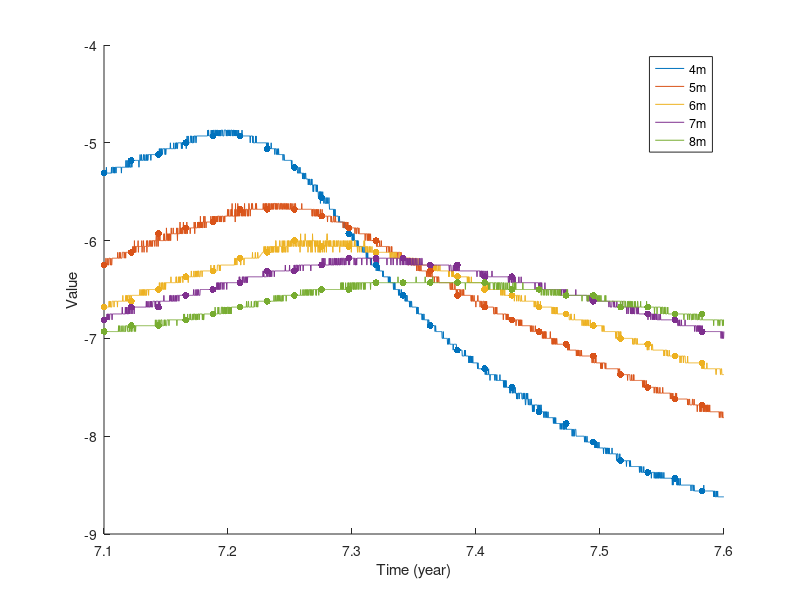

This chart was generated by the following MATLAB code:
clear all;
clc;
close all;

load('ExpData_2hours_Inteval_Interp.mat')
DataSelected = ExpData_2hours_Inteval_Interp(:,4:8);

% 提取 2.55 年到 2.85 年
idx = (t >= 7.1) & (t <= 7.6);
t_sub = t(idx);
Data_sub = DataSelected(idx,:);
% save DATASUB Data_sub t_sub
% 每10天采样一次
dt_sample = 8/365;   % 10 days in year unit
t_sample = t_sub(1):dt_sample:t_sub(end);

% 插值到每10天的时刻
Data_sample = zeros(length(t_sample), size(Data_sub,2));
for i = 1:size(Data_sub,2)
    Data_sample(:,i) = interp1(t_sub, Data_sub(:,i), t_sample, 'linear');
end

% 作图
figure
hold on

plot(t_sub, Data_sub(:,1), '-')
plot(t_sub, Data_sub(:,2), '-')
plot(t_sub, Data_sub(:,3), '-')
plot(t_sub, Data_sub(:,4), '-')
plot(t_sub, Data_sub(:,5), '-')

scatter(t_sample, Data_sample(:,1), 25, 'filled')
scatter(t_sample, Data_sample(:,2), 25, 'filled')
scatter(t_sample, Data_sample(:,3), 25, 'filled')
scatter(t_sample, Data_sample(:,4), 25, 'filled')
scatter(t_sample, Data_sample(:,5), 25, 'filled')

legend("4m","5m","6m","7m","8m")
xlabel('Time (year)')
ylabel('Value')
